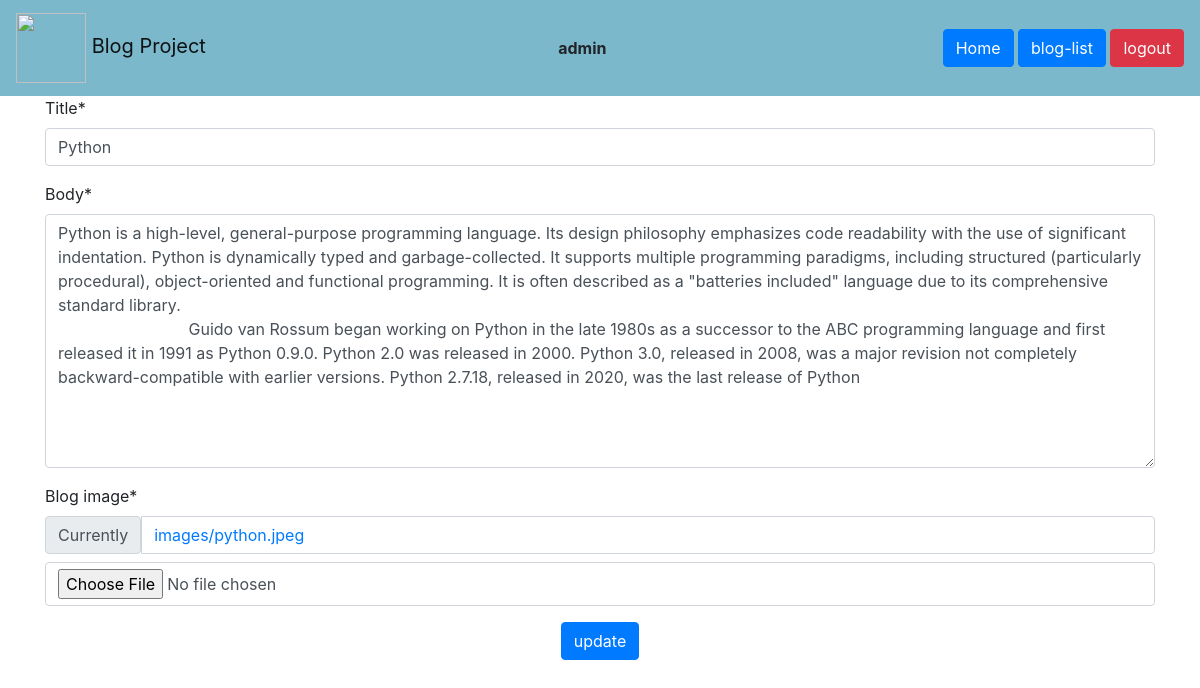
Page /blogs/update/13/ (signed in) on the committed database.
### blogapp/models.py (models this page shows, shortened)
class Blogs(models.Model):
    title=models.CharField(max_length=50)
    blog_posted=models.DateTimeField(auto_now_add=True)
    body=models.TextField()
    blog_image=models.ImageField(upload_to='images/')
    user=models.ForeignKey(User,on_delete=models.CASCADE)

### blogapp/views.py (the view)
# urls.py: path("update/<int:id>/",views.blog_update_view),
@login_required
def blog_update_view(request,id):
    obj=Blogs.objects.get(pk=id)
    form=UpdateBlogForm(instance=obj)
    if request.method=="POST":
        form=UpdateBlogForm(request.POST,request.FILES,instance=obj)
        if form.is_valid():
            form.save()
            return redirect("/blogs/list/")
    return render(request,"blogapp/update.html",{"obj":obj,"form":form})

### blogapp/forms.py
class UpdateBlogForm(forms.ModelForm):
    class Meta:
        model=Blogs
        fields=["title","body","blog_image"]

### blogapp/templates/blogapp/update.html (shortened to what this page needs)
<!doctype html>
<html lang="en">
  <head>
    {% load crispy_forms_tags %}
    <link rel="stylesheet" href="https://cdn.jsdelivr.net/npm/bootstrap@4.0.0/dist/css/bootstrap.min.css">
  </head>
  <body>
    <nav class="navbar navbar-light" style="background-color: #7cb8cb;">
      <a class="navbar-brand" href="#">
        <img src=" https://www.searchenginejournal.com/wp-content/uploads/2020/08/7-ways-a-blog-can-help-your-business-right-now-5f3c06b9eb24e-1280x720.png" width="70" height="70" alt=""> Blog Project
      </a>
      <b> {{user}}</b>
      <div>
        <a href="/blogs/home/" class="btn btn-primary">Home</a>
        <a href="/blogs/list/" class="btn btn-primary">blog-list</a>
        <a href="/logout/" class="btn btn-danger">logout</a>
      </div>
    </nav>
    <div class="container">
        <form action="" enctype="multipart/form-data" method="POST">{% csrf_token %}
            {{form | crispy}}
            <center><button type="submit" class="btn btn-primary"> update </button></center>
        </form>
    </div>
  </body>
</html>

### blogapp/templates/blogapp/update.html (style rules this page uses)
body { background-image: url('https://encrypted-tbn0.gstatic.com/images?q=tbn:ANd9GcSNnbrjxu2jF25BCYgebzaweELmyPMuEVpo3w&s'); background-repeat: no-repeat; background-attachment: fixed; background-size: cover; }

### rows in the picture
Blogs: title "Python", body "Python is a high-level, general-purpose programming language. Its design philosophy emphasizes code readability with the use of significant indentation. Python is dynamically typed and garbage-collected. It supports multiple programming paradigms, including structured (particularly procedural), object-oriented and functional programming. It is often described as a \"batteries included\" language due to its comprehensive standard library. Guido van Rossum began working on Python in the late 1980s as a successor to the ABC programming language and first released it in 1991 as Python 0.9.0. Python 2.0 was released in 2000. Python 3.0, released in 2008, was a major revision not completely…"

### other values in the picture
{{ user }} "admin"
